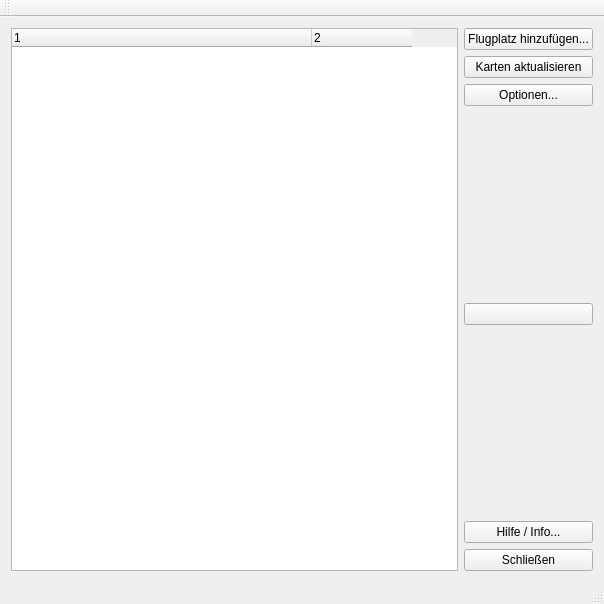
<?xml version="1.0" encoding="UTF-8"?>
<ui version="4.0">
 <author>Joerg Pauly</author>
 <class>CMainWindow</class>
 <widget class="QMainWindow" name="CMainWindow">
  <property name="geometry">
   <rect>
    <x>0</x>
    <y>0</y>
    <width>604</width>
    <height>604</height>
   </rect>
  </property>
  <property name="windowTitle">
   <string>ChartButler (c) 2012-2013 J. Pauly</string>
  </property>
  <property name="windowIcon">
   <iconset resource="cbRessources.qrc">
    <normaloff>:/new/img/cb.ico</normaloff>:/new/img/cb.ico</iconset>
  </property>
  <widget class="QWidget" name="centralWidget">
   <layout class="QHBoxLayout" name="horizontalLayout">
    <item>
     <layout class="QHBoxLayout" name="horiInner" stretch="0">
      <property name="sizeConstraint">
       <enum>QLayout::SetMinAndMaxSize</enum>
      </property>
      <item>
       <widget class="QTreeWidget" name="trvCharts">
        <property name="contextMenuPolicy">
         <enum>Qt::ActionsContextMenu</enum>
        </property>
        <property name="toolTip">
         <string>&lt;html&gt;&lt;head/&gt;&lt;body&gt;&lt;p&gt;Doppel-Click zum Anzeigen&lt;/p&gt;&lt;/body&gt;&lt;/html&gt;</string>
        </property>
        <property name="autoFillBackground">
         <bool>true</bool>
        </property>
        <property name="showDropIndicator" stdset="0">
         <bool>false</bool>
        </property>
        <property name="alternatingRowColors">
         <bool>true</bool>
        </property>
        <property name="animated">
         <bool>true</bool>
        </property>
        <property name="columnCount">
         <number>2</number>
        </property>
        <attribute name="headerDefaultSectionSize">
         <number>300</number>
        </attribute>
        <attribute name="headerMinimumSectionSize">
         <number>100</number>
        </attribute>
        <attribute name="headerStretchLastSection">
         <bool>false</bool>
        </attribute>
        <column>
         <property name="text">
          <string notr="true">1</string>
         </property>
        </column>
        <column>
         <property name="text">
          <string notr="true">2</string>
         </property>
        </column>
       </widget>
      </item>
     </layout>
    </item>
    <item>
     <layout class="QVBoxLayout" name="vertiInner">
      <item>
       <widget class="QPushButton" name="cmdAdd">
        <property name="toolTip">
         <string>Einen neuen Flugplatz abonnieren und die Karten herunterladen.</string>
        </property>
        <property name="text">
         <string>Flugplatz hinzufügen...</string>
        </property>
       </widget>
      </item>
      <item>
       <widget class="QPushButton" name="cmdUpdate">
        <property name="toolTip">
         <string>Alle abonnierten Karten auf Aktualität prüfen und ggf. aktualisieren.</string>
        </property>
        <property name="text">
         <string>Karten aktualisieren</string>
        </property>
       </widget>
      </item>
      <item>
       <widget class="QPushButton" name="cmdOptions">
        <property name="toolTip">
         <string>Login-Daten für GAT24.de und Karten-Ablagepfad festlegen.</string>
        </property>
        <property name="text">
         <string>Optionen...</string>
        </property>
       </widget>
      </item>
      <item>
       <spacer name="verticalSpacer">
        <property name="orientation">
         <enum>Qt::Vertical</enum>
        </property>
        <property name="sizeHint" stdset="0">
         <size>
          <width>20</width>
          <height>40</height>
         </size>
        </property>
       </spacer>
      </item>
      <item>
       <widget class="QPushButton" name="cmdGat24">
        <property name="maximumSize">
         <size>
          <width>130</width>
          <height>130</height>
         </size>
        </property>
        <property name="toolTip">
         <string extracomment="Gat24.de direkt aufrufen"/>
        </property>
        <property name="layoutDirection">
         <enum>Qt::LeftToRight</enum>
        </property>
        <property name="autoFillBackground">
         <bool>true</bool>
        </property>
        <property name="text">
         <string notr="true"/>
        </property>
        <property name="icon">
         <iconset resource="cbRessources.qrc">
          <normaloff>:/new/img/gat24.jpg</normaloff>:/new/img/gat24.jpg</iconset>
        </property>
        <property name="iconSize">
         <size>
          <width>128</width>
          <height>128</height>
         </size>
        </property>
       </widget>
      </item>
      <item>
       <spacer name="verticalSpacer_2">
        <property name="orientation">
         <enum>Qt::Vertical</enum>
        </property>
        <property name="sizeHint" stdset="0">
         <size>
          <width>20</width>
          <height>40</height>
         </size>
        </property>
       </spacer>
      </item>
      <item>
       <widget class="QPushButton" name="cmdHelpInfo">
        <property name="toolTip">
         <string>Hilfe zu und Informationen über ChartButler anzeigen.</string>
        </property>
        <property name="text">
         <string>Hilfe / Info...</string>
        </property>
       </widget>
      </item>
      <item>
       <widget class="QPushButton" name="cmdClose">
        <property name="toolTip">
         <string>ChartButler beenden und Fenster schließen.</string>
        </property>
        <property name="text">
         <string>Schließen</string>
        </property>
       </widget>
      </item>
     </layout>
    </item>
   </layout>
  </widget>
  <widget class="QMenuBar" name="menuBar">
   <property name="geometry">
    <rect>
     <x>0</x>
     <y>0</y>
     <width>604</width>
     <height>21</height>
    </rect>
   </property>
  </widget>
  <widget class="QToolBar" name="mainToolBar">
   <attribute name="toolBarArea">
    <enum>TopToolBarArea</enum>
   </attribute>
   <attribute name="toolBarBreak">
    <bool>false</bool>
   </attribute>
  </widget>
  <widget class="QStatusBar" name="statusBar"/>
 </widget>
 <layoutdefault spacing="6" margin="11"/>
 <resources>
  <include location="cbRessources.qrc"/>
 </resources>
 <connections/>
</ui>
